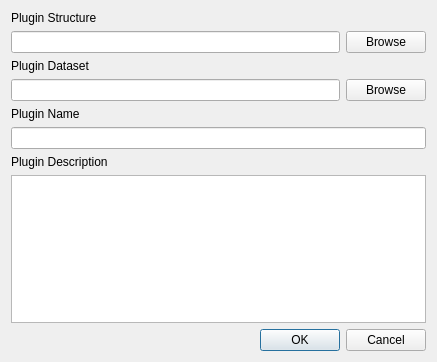
<?xml version="1.0" encoding="UTF-8"?>
<ui version="4.0">
 <class>NewPlugin</class>
 <widget class="QDialog" name="NewPlugin">
  <property name="geometry">
   <rect>
    <x>0</x>
    <y>0</y>
    <width>437</width>
    <height>362</height>
   </rect>
  </property>
  <property name="minimumSize">
   <size>
    <width>437</width>
    <height>362</height>
   </size>
  </property>
  <property name="windowTitle">
   <string>Create New Plugin</string>
  </property>
  <layout class="QGridLayout" name="NewPluginMainLayout">
   <item row="0" column="0">
    <layout class="QGridLayout" name="PluginStructureLayout">
     <item row="0" column="0">
      <widget class="QLabel" name="pluginStructlabel">
       <property name="text">
        <string>Plugin Structure</string>
       </property>
      </widget>
     </item>
     <item row="1" column="1">
      <widget class="QPushButton" name="browseStructWindow">
       <property name="text">
        <string>Browse</string>
       </property>
      </widget>
     </item>
     <item row="1" column="0">
      <widget class="QLineEdit" name="structureFieldWindow"/>
     </item>
    </layout>
   </item>
   <item row="1" column="0">
    <layout class="QGridLayout" name="PluginDatasetLayout">
     <item row="1" column="1">
      <widget class="QPushButton" name="browseDSWindow">
       <property name="text">
        <string>Browse</string>
       </property>
      </widget>
     </item>
     <item row="0" column="0">
      <widget class="QLabel" name="pluginDatasetLabel">
       <property name="text">
        <string>Plugin Dataset</string>
       </property>
      </widget>
     </item>
     <item row="1" column="0">
      <widget class="QLineEdit" name="datasetFieldWindow"/>
     </item>
    </layout>
   </item>
   <item row="2" column="0">
    <layout class="QVBoxLayout" name="PluginNameLayout">
     <item>
      <widget class="QLabel" name="projectNameLabel">
       <property name="text">
        <string>Plugin Name</string>
       </property>
      </widget>
     </item>
     <item>
      <widget class="QLineEdit" name="pluginNameEdit"/>
     </item>
    </layout>
   </item>
   <item row="3" column="0">
    <layout class="QVBoxLayout" name="PluginDescriptionLayout">
     <item>
      <widget class="QLabel" name="pluginDescriptionLabel">
       <property name="text">
        <string>Plugin Description</string>
       </property>
      </widget>
     </item>
     <item>
      <widget class="QTextEdit" name="pluginDescriptionEdit"/>
     </item>
    </layout>
   </item>
   <item row="4" column="0">
    <layout class="QHBoxLayout" name="PluginButtonboxLayout">
     <item>
      <widget class="QDialogButtonBox" name="PluginbuttonBox">
       <property name="orientation">
        <enum>Qt::Horizontal</enum>
       </property>
       <property name="standardButtons">
        <set>QDialogButtonBox::Cancel|QDialogButtonBox::Ok</set>
       </property>
      </widget>
     </item>
    </layout>
   </item>
  </layout>
 </widget>
 <resources/>
 <connections>
  <connection>
   <sender>PluginbuttonBox</sender>
   <signal>accepted()</signal>
   <receiver>NewPlugin</receiver>
   <slot>accept()</slot>
   <hints>
    <hint type="sourcelabel">
     <x>248</x>
     <y>254</y>
    </hint>
    <hint type="destinationlabel">
     <x>157</x>
     <y>274</y>
    </hint>
   </hints>
  </connection>
  <connection>
   <sender>PluginbuttonBox</sender>
   <signal>rejected()</signal>
   <receiver>NewPlugin</receiver>
   <slot>reject()</slot>
   <hints>
    <hint type="sourcelabel">
     <x>316</x>
     <y>260</y>
    </hint>
    <hint type="destinationlabel">
     <x>286</x>
     <y>274</y>
    </hint>
   </hints>
  </connection>
 </connections>
</ui>
